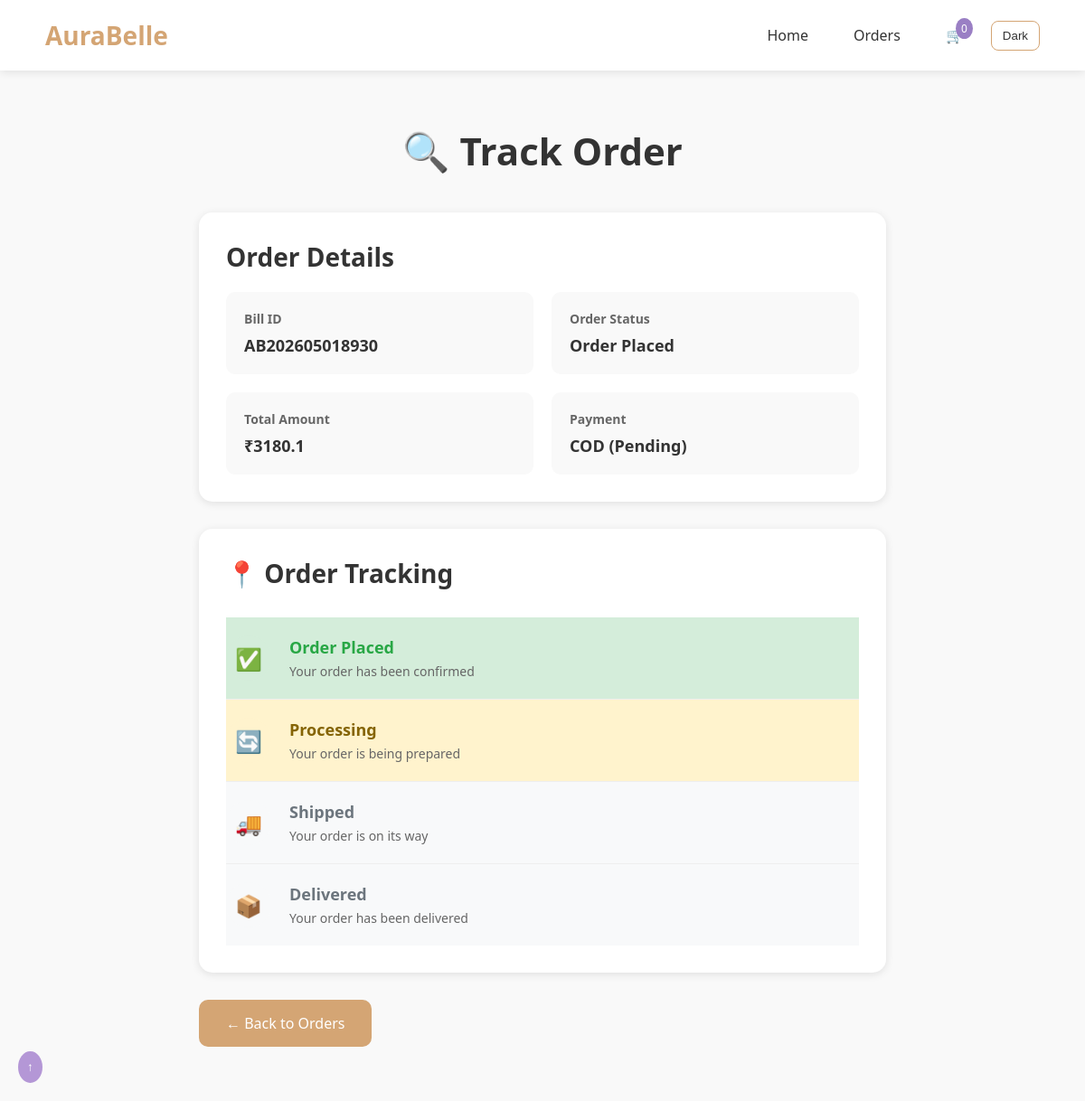
The app's page /track/AB202605018930 (signed in) with its own data.
### tables this page shows
CREATE TABLE orders (
    id INTEGER PRIMARY KEY AUTOINCREMENT,
    order_id TEXT,
    user_email TEXT,
    total INTEGER,
    status TEXT
, tax INTEGER DEFAULT 0, grand_total INTEGER DEFAULT 0, payment_method TEXT DEFAULT 'cod', payment_status TEXT DEFAULT 'Pending', created_at TIMESTAMP, name TEXT DEFAULT '', address TEXT DEFAULT '', city TEXT DEFAULT '', pincode TEXT DEFAULT '', phone TEXT DEFAULT '', order_notes TEXT DEFAULT '');

### app.py (the view)
@app.route('/track/<order_id>')
def track(order_id):
    conn = get_db()
    order = conn.execute(
        "SELECT * FROM orders WHERE order_id=?",
        (order_id,)
    ).fetchone()
    conn.close()
    return render_template('track.html', order=order)

### app.py (called while the page is built, shortened)
def ensure_core_tables(conn):
    global SCHEMA_READY
    if SCHEMA_READY:
        return

def prepare_database_path():
    global ACTIVE_DB_PATH
    if ACTIVE_DB_PATH is not None:
        return ACTIVE_DB_PATH

def get_db():
    db_file = prepare_database_path()
    last_error = None
    for attempt in range(DB_CONNECT_RETRIES):
        try:
            conn = sqlite3.connect(
                str(db_file),
                timeout=10,
                isolation_level=None
            )
            conn.row_factory = sqlite3.Row
            conn.execute("PRAGMA journal_mode=WAL")
            conn.execute("PRAGMA synchronous=NORMAL")
            conn.execute("PRAGMA foreign_keys=ON")
            conn.execute("PRAGMA busy_timeout=10000")
            ensure_core_tables(conn)
            return conn
        except sqlite3.OperationalError as err:
            last_error = err
            if attempt < DB_CONNECT_RETRIES - 1:
                time.sleep(DB_RETRY_DELAY_SECONDS * (attempt + 1))
                continue
            raise
    raise last_error

def get_cart_count():
    if 'user' not in session:
        return 0
    conn = get_db()
    result = conn.execute(
        "SELECT SUM(quantity) as total FROM cart WHERE user_email=?",
        (session['user'],)
    ).fetchone()
    conn.close()
    return result['total'] or 0

def get_wishlist_count():
    if 'user' not in session:
        return 0
    conn = get_db()
    result = conn.execute(
        "SELECT COUNT(*) as total FROM wishlist WHERE user_email=?",
        (session['user'],)
    ).fetchone()
    conn.close()
    return result['total'] or 0

@app.context_processor
def cart_count():
    return dict(cart_count=get_cart_count(), wishlist_count=get_wishlist_count())

### templates/track.html (shortened to what this page needs)
<!DOCTYPE html>
<html>
<head>
<link rel="stylesheet" href="{{ url_for('static', filename='css/style.css') }}">
</head>
<body>
<nav>
    <h2>AuraBelle</h2>
    <div class="right">
        <a href="/">Home</a>
        <a href="/orders">Orders</a>
        <a href="/cart">🛒 <span class="badge">{{ cart_count }}</span></a>
    </div>
</nav>
<div class="track-container">
    <h1>🔍 Track Order</h1>
    <div class="order-info">
        <h2>Order Details</h2>
        <div class="info-grid">
            <div class="info-box">
                <h4>Bill ID</h4>
                <p>{{ order.order_id }}</p>
            </div>
            <div class="info-box">
                <h4>Order Status</h4>
                <p>{{ order.status }}</p>
            </div>
            <div class="info-box">
                <h4>Total Amount</h4>
                <p>₹{{ order.grand_total }}</p>
            </div>
            <div class="info-box">
                <h4>Payment</h4>
                <p>{{ order.payment_method | upper }} ({{ order.payment_status }})</p>
            </div>
        </div>
    </div>
    <div class="tracking-steps">
        <h2>📍 Order Tracking</h2>
        <div class="step {% if order.status in ['Order Placed', 'Processing', 'Shipped', 'Delivered'] %}step-completed{% else %}step-pending{% endif %}">
            <div class="step-icon {% if order.status in ['Order Placed', 'Processing', 'Shipped', 'Delivered'] %}step-completed{% else %}step-pending{% endif %}">✅</div>
            <div class="step-content">
                <h4>Order Placed</h4>
                <p>Your order has been confirmed</p>
            </div>
        </div>
        <div class="step {% if order.status in ['Processing', 'Shipped', 'Delivered'] %}step-completed{% elif order.status == 'Order Placed' %}step-current{% else %}step-pending{% endif %}">
            <div class="step-icon {% if order.status in ['Processing', 'Shipped', 'Delivered'] %}step-completed{% elif order.status == 'Order Placed' %}step-current{% else %}step-pending{% endif %}">🔄</div>
            <div class="step-content">
                <h4>Processing</h4>
                <p>Your order is being prepared</p>
            </div>
        </div>
        <div class="step {% if order.status in ['Shipped', 'Delivered'] %}step-completed{% elif order.status == 'Processing' %}step-current{% else %}step-pending{% endif %}">
            <div class="step-icon {% if order.status in ['Shipped', 'Delivered'] %}step-completed{% elif order.status == 'Processing' %}step-current{% else %}step-pending{% endif %}">🚚</div>
            <div class="step-content">
                <h4>Shipped</h4>
                <p>Your order is on its way</p>
            </div>
        </div>
        <div class="step {% if order.status == 'Delivered' %}step-completed{% elif order.status == 'Shipped' %}step-current{% else %}step-pending{% endif %}">
            <div class="step-icon {% if order.status == 'Delivered' %}step-completed{% elif order.status == 'Shipped' %}step-current{% else %}step-pending{% endif %}">📦</div>
            <div class="step-content">
                <h4>Delivered</h4>
                <p>Your order has been delivered</p>
            </div>
        </div>
    </div>
    <a href="/orders" class="btn-back">← Back to Orders</a>
</div>
</body>
</html>

### static/css/style.css (style rules this page uses)
body { margin: 0; font-family: 'Segoe UI'; background: linear-gradient(to right, #E6E6FA, #f8f5ff); }
nav { display: flex; justify-content: space-between; padding: 20px 60px; backdrop-filter: blur(10px); }
nav a { margin-left: 20px; text-decoration: none; color: black; position: relative; }
.right { display: flex; align-items: center; }
.badge { position: absolute; top: -8px; right: -10px; background: #9a7fc4; color: white; border-radius: 50%; padding: 3px 6px; font-size: 12px; min-width: 16px; text-align: center; }

### templates/track.html (style rules this page uses)
* { margin: 0; padding: 0; box-sizing: border-box; }
body { font-family: 'Segoe UI', Tahoma, Geneva, Verdana, sans-serif; background: #f9f9f9; }
nav { display: flex; justify-content: space-between; align-items: center; padding: 20px 50px; background: white; box-shadow: 0 2px 10px rgba(0,0,0,0.1); }
nav h2 { color: #d4a574; font-size: 28px; font-weight: 700; }
nav .right { display: flex; gap: 30px; }
nav .right a { text-decoration: none; color: #333; font-weight: 500; font-size: 16px; transition: color 0.3s; }
.track-container { max-width: 800px; margin: 40px auto; padding: 20px; }
.track-container h1 { text-align: center; font-size: 42px; color: #333; margin-bottom: 40px; }
.order-info { background: white; padding: 30px; border-radius: 15px; box-shadow: 0 2px 10px rgba(0,0,0,0.1); margin-bottom: 30px; }
.order-info h2 { font-size: 28px; color: #333; margin-bottom: 20px; }
.info-grid { display: grid; grid-template-columns: repeat(2, 1fr); gap: 20px; }
.info-box { background: #f9f9f9; padding: 20px; border-radius: 10px; }
.info-box h4 { font-size: 14px; color: #666; margin-bottom: 8px; }
.info-box p { font-size: 18px; color: #333; font-weight: 600; }
.tracking-steps { background: white; padding: 30px; border-radius: 15px; box-shadow: 0 2px 10px rgba(0,0,0,0.1); }
.tracking-steps h2 { font-size: 28px; color: #333; margin-bottom: 30px; }
.step { display: flex; align-items: center; gap: 20px; padding: 20px 0; border-bottom: 1px solid #eee; }
.step:last-child { border-bottom: none; }
.step-icon { width: 50px; height: 50px; border-radius: 50%; display: flex; align-items: center; justify-content: center; font-size: 24px; }
.step-completed { background: #d4edda; }
.step-current { background: #fff3cd; }
.step-pending { background: #f8f9fa; }
.step-content h4 { font-size: 18px; color: #333; margin-bottom: 5px; }
.step-content p { color: #666; font-size: 14px; }
.step-completed .step-content h4 { color: #28a745; }
.step-current .step-content h4 { color: #856404; }
.step-pending .step-content h4 { color: #6c757d; }
.btn-back { display: inline-block; padding: 15px 30px; background: #d4a574; color: white; text-decoration: none; border-radius: 10px; font-size: 16px; margin-top: 30px; }

### records on screen
orders: order_id "AB202605018930", status "Order Placed", grand_total "3180.1", payment_method "COD", payment_status "Pending"

### other values on screen
{{ cart_count }} "0"
